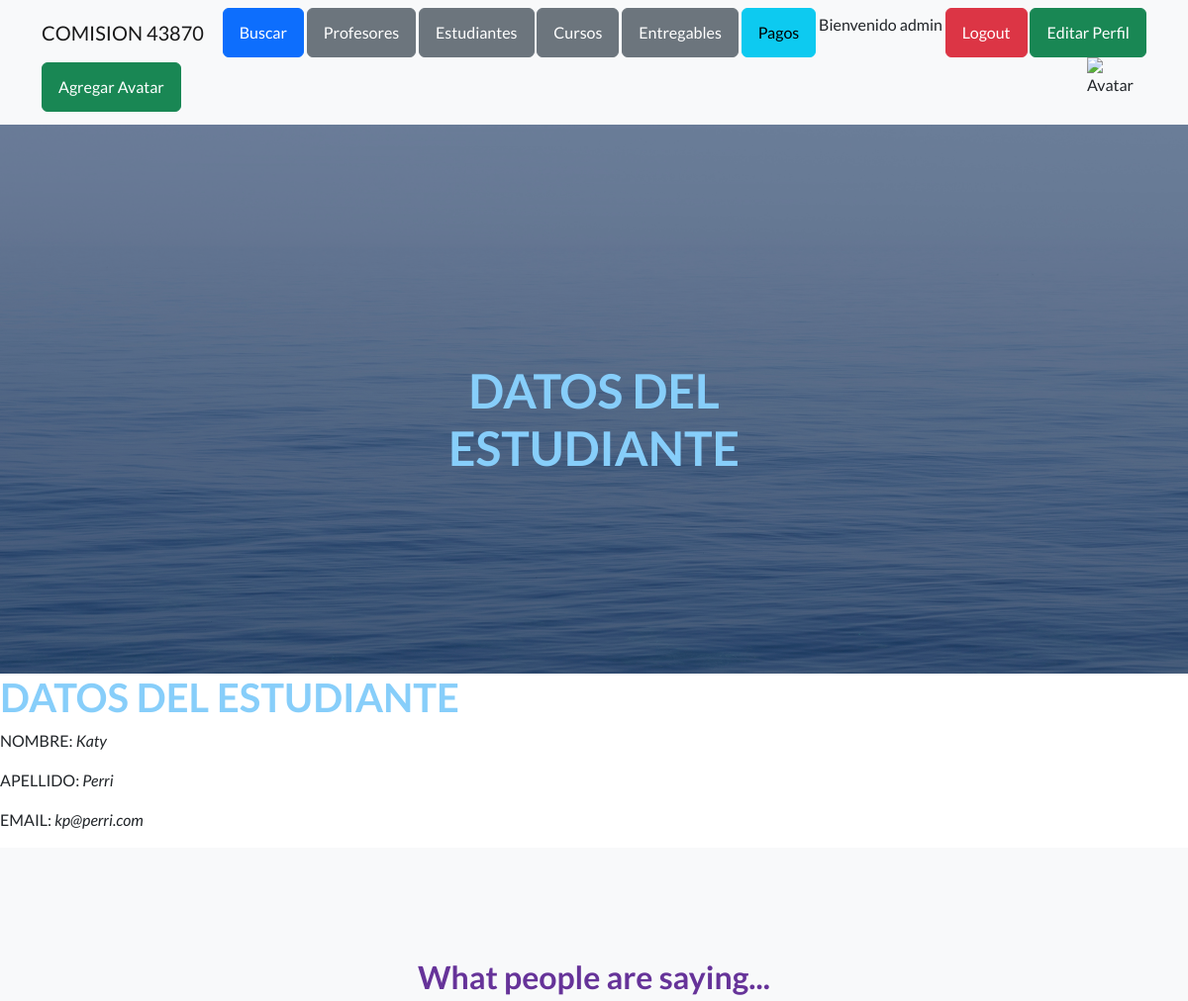
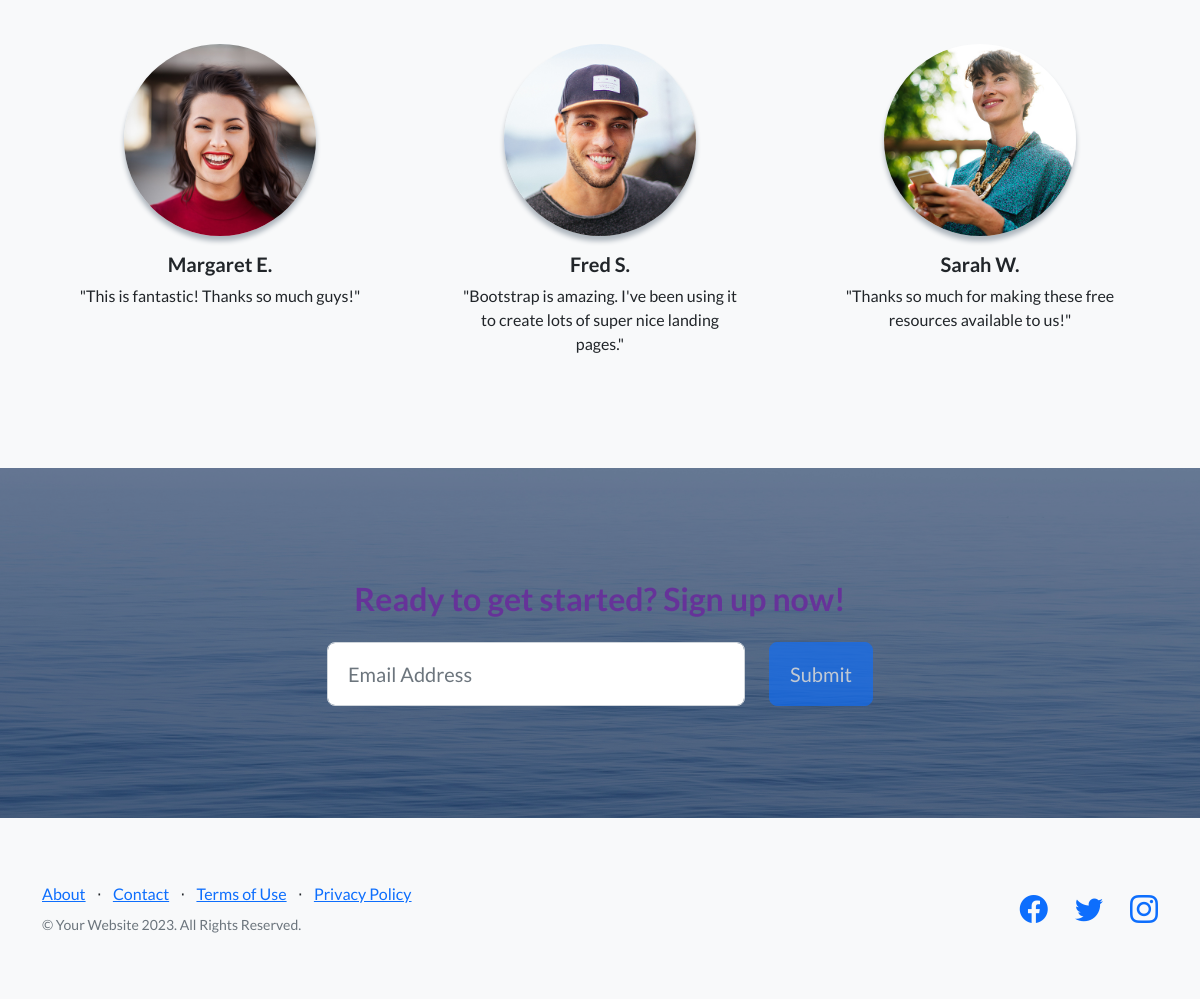
Page /AppCoder/estudiante/1 (signed in) on the committed database (2 pictures, top to bottom).
### AppCoder/models.py (models this page shows, shortened)
class Estudiante(models.Model):
    nombre=models.CharField(max_length=50)
    apellido=models.CharField(max_length=50)
    email=models.EmailField()

### AppCoder/views.py (the view)
# urls.py: path('estudiante/<pk>', EstudianteDetalle.as_view(), name="estudiante_detalle"),
class EstudianteDetalle(LoginRequiredMixin, DetailView):
    model=Estudiante
    template_name="AppCoder/estudiante_detalle.html"

### AppCoder/templates/AppCoder/estudiante_detalle.html (shortened to what this page needs)
{% extends "AppCoder/padre.html" %}
{% load static %}
{% block titulo %} <h1> DATOS DEL ESTUDIANTE </h1> {% endblock %}
{% block contenido_que_cambia %}
<h1> DATOS DEL ESTUDIANTE </h1>
<p>NOMBRE: <i>{{ estudiante.nombre }}</i></p>
<p>APELLIDO: <i>{{ estudiante.apellido }}</i></p>
<p>EMAIL: <i>{{ estudiante.email }}</i></p>
{% endblock %}

### AppCoder/templates/AppCoder/padre.html (shortened to what this page needs)
<!DOCTYPE html>
<html lang="en">
    <head>
        {% load static %}
        <link href="https://cdn.jsdelivr.net/npm/bootstrap-icons@1.5.0/font/bootstrap-icons.css" rel="stylesheet" type="text/css" />
        <link href="{% static 'AppCoder/css/styles.css' %}" rel="stylesheet" />
    </head>
    <body>
        <nav class="navbar navbar-light bg-light static-top">
            <div class="container">
                <a class="navbar-brand" href="#!">COMISION 43870</a>
                {% if user.is_authenticated %}
                <a class="btn btn-primary" href="{% url 'busqueda' %}">Buscar</a>
                <a class="btn btn-secondary" href="{% url 'profesores' %}">Profesores</a>
                <a class="btn btn-secondary" href="{% url 'estudiante_list' %}">Estudiantes</a>
                <a class="btn btn-secondary" href="{% url 'cursos' %}">Cursos</a>
                <a class="btn btn-secondary" href="{% url 'entregables' %}">Entregables</a>
                <a class="btn btn-info" href="{% url 'pagos' %}">Pagos</a>
                <p>Bienvenido {{ user.username }}</p>
                <a class="btn btn-danger" href="{% url 'logout' %}">Logout</a>
                <a class="btn btn-success" href="{% url 'editarPerfil' %}">Editar Perfil</a>
                <a class="btn btn-success" href="{% url 'agregarAvatar' %}">Agregar Avatar</a>
                <img src="{{ avatar}}" alt="Avatar" style="width:60px;height:60px;" />
                {% else %}
                <a class="btn btn-success" href="{% url 'login' %}">Login</a>
                <a class="btn btn-success" href="{% url 'register' %}">register</a>
                {% endif %}
            </div>
        </nav>
        <header class="masthead">
            <div class="container position-relative">
                <div class="row justify-content-center">
                    <div class="col-xl-6">
                        <div class="text-center text-white">
                            <h1 class="mb-5">{% block titulo %}   {% endblock %}</h1>
                        </div>
                    </div>
                </div>
            </div>
        </header>
        {% block contenido_que_cambia %}
        {% endblock %}
        <section class="testimonials text-center bg-light">
            <div class="container">
                <h2 class="mb-5">What people are saying...</h2>
                <div class="row">
                    <div class="col-lg-4">
                        <div class="testimonial-item mx-auto mb-5 mb-lg-0">
                            <img class="img-fluid rounded-circle mb-3" src="assets/img/testimonials-1.jpg" alt="..." />
                            <h5>Margaret E.</h5>
                            <p class="font-weight-light mb-0">"This is fantastic! Thanks so much guys!"</p>
                        </div>
                    </div>
                    <div class="col-lg-4">
                        <div class="testimonial-item mx-auto mb-5 mb-lg-0">
                            <img class="img-fluid rounded-circle mb-3" src="assets/img/testimonials-2.jpg" alt="..." />
                            <h5>Fred S.</h5>
                            <p class="font-weight-light mb-0">"Bootstrap is amazing. I've been using it to create lots of super nice landing pages."</p>
                        </div>
                    </div>
                    <div class="col-lg-4">
                        <div class="testimonial-item mx-auto mb-5 mb-lg-0">
                            <img class="img-fluid rounded-circle mb-3" src="assets/img/testimonials-3.jpg" alt="..." />
                            <h5>Sarah W.</h5>
                            <p class="font-weight-light mb-0">"Thanks so much for making these free resources available to us!"</p>
                        </div>
                    </div>
                </div>
            </div>
        </section>
        <section class="call-to-action text-white text-center" id="signup">
            <div class="container position-relative">
                <div class="row justify-content-center">
                    <div class="col-xl-6">
                        <h2 class="mb-4">Ready to get started? Sign up now!</h2>
                        <form class="form-subscribe" id="contactFormFooter" data-sb-form-api-token="API_TOKEN">
                            <div class="row">
                                <div class="col">
                                    <input class="form-control form-control-lg" id="emailAddressBelow" type="email" placeholder="Email Address" data-sb-validations="required,email" />
                                </div>
                                <div class="col-auto"><button class="btn btn-primary btn-lg disabled" id="submitButton" type="submit">Submit</button></div>
                            </div>
                        </form>
                    </div>
                </div>
            </div>
        </section>
        <footer class="footer bg-light">
            <div class="container">
                <div class="row">
                    <div class="col-lg-6 h-100 text-center text-lg-start my-auto">
                        <ul class="list-inline mb-2">
                            <li class="list-inline-item"><a href="#!">About</a></li>
                            <li class="list-inline-item">⋅</li>
                            <li class="list-inline-item"><a href="#!">Contact</a></li>
                            <li class="list-inline-item">⋅</li>
                            <li class="list-inline-item"><a href="#!">Terms of Use</a></li>
                            <li class="list-inline-item">⋅</li>
                            <li class="list-inline-item"><a href="#!">Privacy Policy</a></li>
                        </ul>
                        <p class="text-muted small mb-4 mb-lg-0">&copy; Your Website 2023. All Rights Reserved.</p>
                    </div>
                    <div class="col-lg-6 h-100 text-center text-lg-end my-auto">
                        <ul class="list-inline mb-0">
                            <li class="list-inline-item me-4">
                                <a href="#!"><i class="bi-facebook fs-3"></i></a>
                            </li>
                            <li class="list-inline-item me-4">
                                <a href="#!"><i class="bi-twitter fs-3"></i></a>
                            </li>
                            <li class="list-inline-item">
                                <a href="#!"><i class="bi-instagram fs-3"></i></a>
                            </li>
                        </ul>
                    </div>
                </div>
            </div>
        </footer>
    </body>
</html>

### AppCoder/templates/AppCoder/estudiante_detalle.html (style rules this page uses)
h2 { color: rebeccapurple; }
h1 { color: lightskyblue }

### rows in the picture
Estudiante: nombre "Katy", apellido "Perri", email "kp@perri.com"

### other values in the picture
{{ user.username }} "admin"
